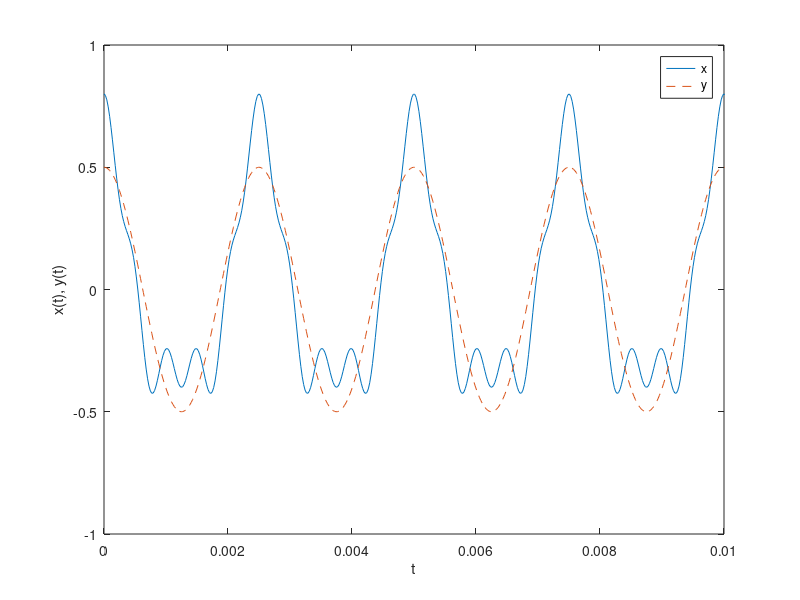

MATLAB code to generate this figure:
%file:///C:/Users/Dell/AppData/Local/Temp/l09-synth.pdf
S = 44100;
N = 0.5 * S; % 0.5 sec
t = [0:N-1]/S; % time samples: t = n/S
y = 0.5 * cos(2*pi * 400 * t);
x = y + 0.2 * cos(2*pi * 800 * t) + 0.1 * cos(2*pi * 2000 * t);
plot(t, x, '-', t, y, '--'),
legend('x', 'y')
xlabel 't', ylabel 'x(t), y(t)', axis([0 0.01 -1 1])
sound(x,S);
